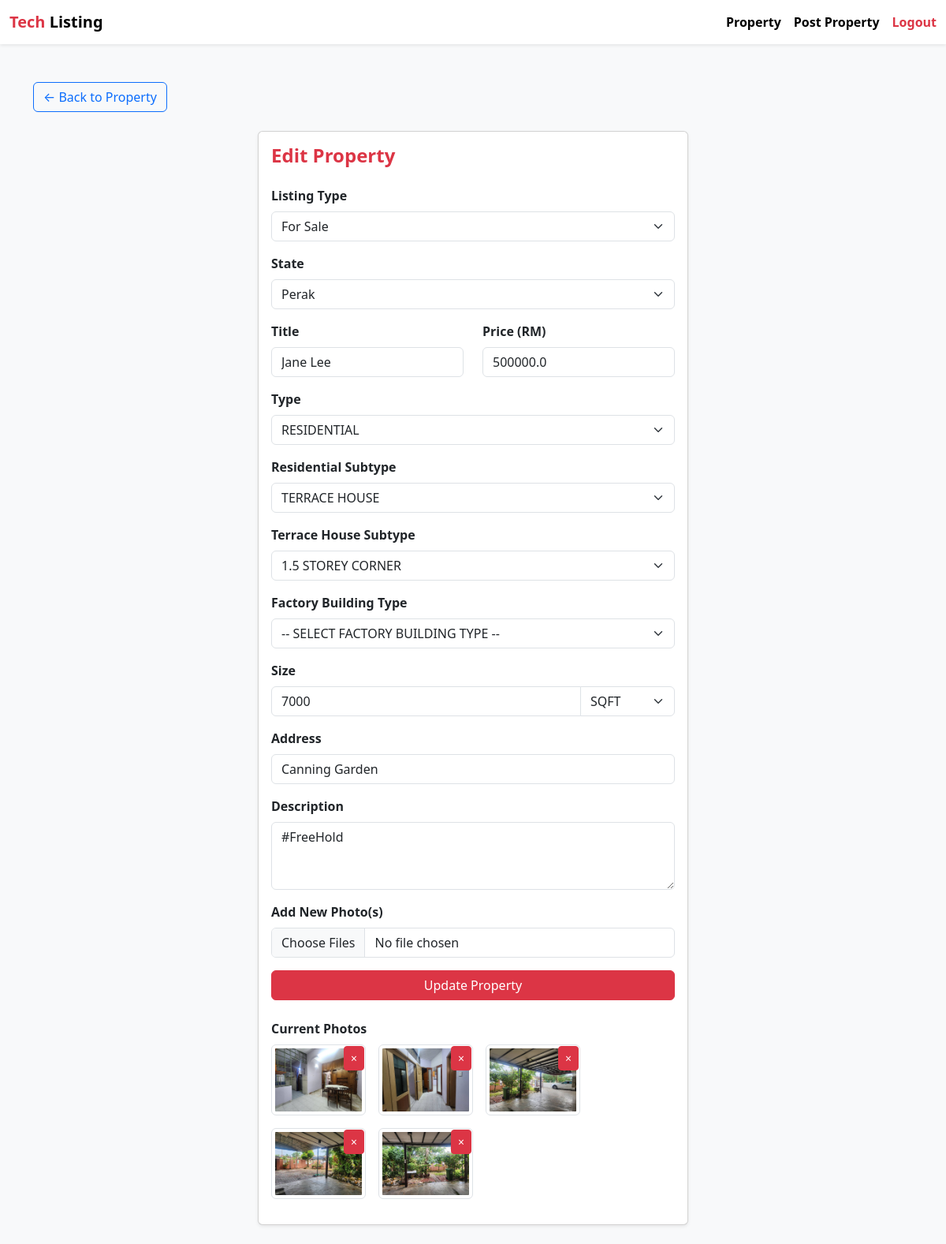
/edit_property/13 (signed in), run on the app's committed database.
### tables this page shows
CREATE TABLE properties (
    id INTEGER PRIMARY KEY AUTOINCREMENT,
    state TEXT NOT NULL,
    title TEXT NOT NULL,
    price REAL NOT NULL,
    type TEXT NOT NULL,
    address TEXT NOT NULL,
    description TEXT,
    created_by TEXT NOT NULL
, area TEXT, photo TEXT, listing_type TEXT, terrace_house_subtype TEXT, semi_d_subtype TEXT, bangalow_subtype TEXT, land_subtype TEXT, high_rise_subtype TEXT, residential_subtype TEXT, size_unit TEXT, commercial_subtype TEXT, factory_subtype TEXT, factory_building_type TEXT, created_at TEXT);

CREATE TABLE property_images (
    id INTEGER PRIMARY KEY AUTOINCREMENT,
    property_id INTEGER NOT NULL,
    filename TEXT NOT NULL,
    FOREIGN KEY(property_id) REFERENCES properties(id)
);

### app.py (the view, shortened to what this page needs)
@app.route('/edit_property/<int:property_id>', methods=['GET', 'POST'])
def edit_property(property_id):
    try:
        if 'user_id' not in session:
            flash('Please log in first.')
            return redirect('/')
        conn = sqlite3.connect(DB_PATH)
        conn.row_factory = sqlite3.Row
        cur = conn.cursor()
        cur.execute('''
            SELECT p.*, u.email as posted_by
            FROM properties p
            LEFT JOIN users u ON p.created_by = u.id
            WHERE p.id = ?
        ''', (property_id,))
        property = cur.fetchone()
        if not property:
            conn.close()
            flash('Property not found.')
            return redirect('/home')
        if not is_admin() and str(property['created_by']) != str(session['user_id']):
            conn.close()
            flash('You do not have permission to edit this property.')
            return redirect('/home')
        states = [
            "Johor", "Kedah", "Kelantan", "Malacca", "Negeri Sembilan", "Pahang",
            "Penang", "Perak", "Perlis", "Sabah", "Sarawak", "Selangor",
            "Terengganu", "Kuala Lumpur", "Putrajaya", "Labuan"
        ]
        cur.execute('SELECT filename FROM property_images WHERE property_id = ?', (property_id,))
        images = [row['filename'] for row in cur.fetchall()]
        property = dict(property)
        property['images'] = images
        conn.close()
        return render_template('edit_property.html', property=property, states=states)
    except Exception as e:
        import traceback
        print(traceback.format_exc())
        flash(f'An error occurred while editing the property: {e}')
        return redirect('/home')

### app.py (called while the page is built)
def is_admin():
    return session.get('email', '').strip().lower() in ADMIN_EMAILS

### templates/edit_property.html (shortened to what this page needs)
<!DOCTYPE html>
<html lang="en">
<head>
  <link href="https://cdn.jsdelivr.net/npm/bootstrap@5.3.2/dist/css/bootstrap.min.css" rel="stylesheet">
</head>
<body class="bg-light">
  <nav class="navbar navbar-expand-lg navbar-light bg-white shadow-sm mb-4">
    <div class="container-fluid">
      <a class="navbar-brand fw-bold" href="/home">
        <span class="text-danger">Tech</span> <span class="text-black">Listing</span>
      </a>
      <div class="d-flex align-items-center gap-3">
        <a href="/home" class="nav-link fw-semibold text-black">Property</a>
        <a href="/post_property" class="nav-link fw-semibold text-black">Post Property</a>
        <a href="/logout" class="nav-link text-danger fw-semibold">Logout</a>
      </div>
    </div>
  </nav>
  <div class="container py-4">
    <a href="/property/{{ property.id }}" class="btn btn-outline-primary mb-4">← Back to Property</a>
    <div class="row justify-content-center">
      <div class="col-md-7 col-lg-6">
        <div class="card shadow-sm">
          <div class="card-body">
            <h2 class="h4 text-danger fw-bold mb-4">Edit Property</h2>
            <form action="/edit_property/{{ property.id }}" method="POST" enctype="multipart/form-data">
              <div class="mb-3">
                <label class="form-label fw-semibold">Listing Type</label>
                <select name="listing_type" class="form-select" required>
                  <option value="For Sale" {% if property['listing_type']=='FOR SALE' %}selected{% endif %}>For Sale</option>
                </select>
              </div>
              <div class="mb-3">
                <label class="form-label fw-semibold">State</label>
                <select name="state" class="form-select" required>
                  {% for s in states %}
                  <option value="{{ s }}" {% if property['state']==s %}selected{% endif %}>{{ s }}</option>
                  {% endfor %}
                </select>
              </div>
              <div class="row mb-3">
                <div class="col">
                  <label class="form-label fw-semibold">Title</label>
                  <input type="text" name="title" class="form-control" value="{{ property['title'] }}" required>
                </div>
                <div class="col">
                  <label class="form-label fw-semibold">Price (RM)</label>
                  <input type="number" name="price" class="form-control" value="{{ property['price'] }}" required>
                </div>
              </div>
              <div class="mb-3">
                <label class="form-label fw-semibold">Type</label>
                <select name="type" class="form-select" id="typeSelect" required onchange="toggleSubtype()">
                  <option value="RESIDENTIAL" {% if property['type']=='RESIDENTIAL' %}selected{% endif %}>RESIDENTIAL</option>
                </select>
              </div>
              <div class="mb-3" id="residentialSubtypeDiv" style="display:none;">
                <label class="form-label fw-semibold">Residential Subtype</label>
                <select name="residential_subtype" class="form-select" id="residentialSubtypeSelect" onchange="toggleResidentialDetailSubtype()">
                  <option value="TERRACE HOUSE" {% if property['residential_subtype']=='TERRACE HOUSE' %}selected{% endif %}>TERRACE HOUSE</option>
                </select>
              </div>
              <div class="mb-3" id="terraceHouseSubtypeDiv" style="display:none;">
                <label class="form-label fw-semibold">Terrace House Subtype</label>
                <select name="terrace_house_subtype" class="form-select">
                  <option value="1.5 STOREY CORNER" {% if property['terrace_house_subtype']=='1.5 STOREY CORNER' %}selected{% endif %}>1.5 STOREY CORNER</option>
                </select>
              </div>
              <div class="mb-3" id="factoryBuildingTypeDiv" style="display:none;">
                <label class="form-label fw-semibold">Factory Building Type</label>
                <select name="factory_building_type" class="form-select">
                  <option value="">-- SELECT FACTORY BUILDING TYPE --</option>
                </select>
              </div>
              <div class="mb-3">
                <label class="form-label fw-semibold">Size</label>
                <div class="input-group">
                  <input type="text" name="area" class="form-control" placeholder="e.g. 1200" value="{{ property['area'] }}" required>
                  <select name="size_unit" class="form-select" style="max-width:120px;">
                    <option value="SQFT">SQFT</option>
                  </select>
                </div>
              </div>
              <div class="mb-3">
                <label class="form-label fw-semibold">Address</label>
                <input type="text" name="address" class="form-control" value="{{ property['address'] }}" required>
              </div>
              <div class="mb-3">
                <label class="form-label fw-semibold">Description</label>
                <textarea name="description" class="form-control" rows="3" required>{{ property['description'] }}</textarea>
              </div>
              <div class="mb-3">
                <label class="form-label fw-semibold">Add New Photo(s)</label>
                <input type="file" name="photos" class="form-control mb-2" accept="image/*" multiple>
              </div>
              <button type="submit" class="btn btn-danger w-100">Update Property</button>
            </form>
            <div class="mb-3 mt-4">
              <label class="form-label fw-semibold">Current Photos</label>
              <div class="d-flex flex-wrap gap-3">
                {% for img in property.images %}
                  <div class="position-relative" style="width:120px;">
                    <img src="/static/uploads/{{ img }}" class="img-thumbnail" style="width:100%;height:90px;object-fit:cover;">
                    <form action="/delete_property_photo/{{ property.id }}/{{ img }}" method="POST" style="position:absolute;top:2px;right:2px;">
                      <button type="submit" class="btn btn-sm btn-danger" onclick="return confirm('Delete this photo?')">&times;</button>
                    </form>
                  </div>
                {% endfor %}
              </div>
            </div>
          </div>
        </div>
      </div>
    </div>
  </div>
</body>
</html>

### data on the page
properties: listing_type "For Sale", state "Perak", title "Jane Lee", price "500000.0", type "RESIDENTIAL", residential_subtype "TERRACE HOUSE", terrace_house_subtype "1.5 STOREY CORNER", area "7000", address "Canning Garden", description "#FreeHold"
property_images: filename (picture)
property_images: filename (picture)
property_images: filename (picture)
property_images: filename (picture)
property_images: filename (picture)
